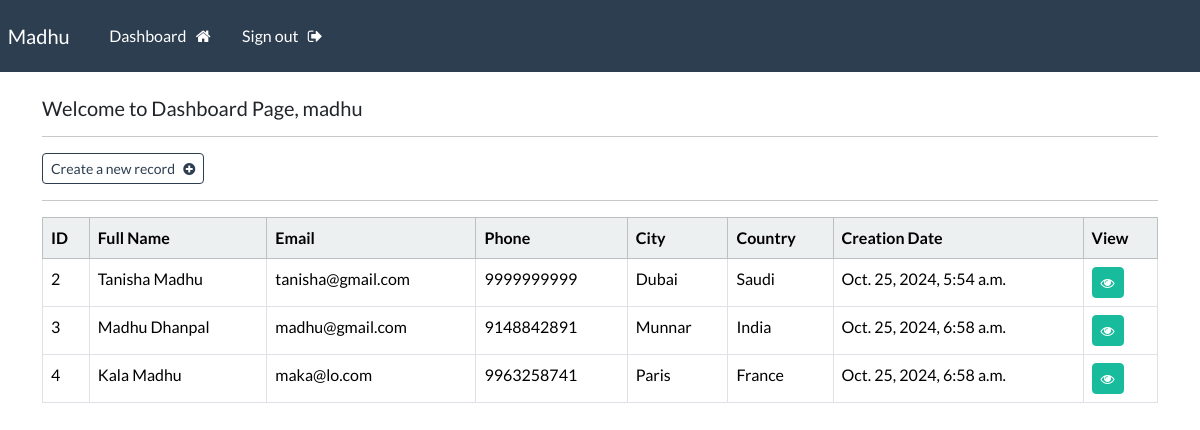
The page /dashboard (signed in) on the database its author committed.
### webapp/models.py (models this page shows, shortened)
class Record(models.Model):
    creation_date = models.DateTimeField(auto_now_add=True)
    first_name = models.CharField(max_length=100)
    last_name = models.CharField(max_length=100)
    email = models.CharField(max_length=100)
    phone = models.CharField(max_length=100)
    city = models.CharField(max_length=100)
    country = models.CharField(max_length=100)

### webapp/views.py (the view)
# urls.py: path('dashboard', views.dashboard, name='dashboard'),
@login_required(login_url='my-login')
def dashboard(request):
    my_records = Record.objects.all()
    context = {'records': my_records}
    return render(request,'webapp/dashboard.html', context=context)

### webapp/templates/webapp/dashboard.html
{% extends 'webapp/base.html' %}
{% block content %}
    <h5>Welcome to Dashboard Page, {{user}}</h5>
    <hr>
    <a class="btn btn-outline-primary btn-sm" href="{% url 'create-record' %}"> Create a new record &nbsp; <i class="fa fa-plus-circle" aria-hidden="true"></i></a>
    <hr>
    <table class="table table-hover table-bordered">
        <thead class="table-light">
            <tr>
                <th scope="col">ID</th>
                <th scope="col">Full Name</th>
                <th scope="col">Email</th>
                <th scope="col">Phone</th>
                <th scope="col">City</th>
                <th scope="col">Country</th>
                <th scope="col">Creation Date</th>
                <th scope="col">View</th>
            </tr>
        </thead>
        <tbody>
            {% if records %}
                {% for record in records %}
                    <tr>
                        <td>{{record.id}}</td>
                        <td>{{record.first_name}} {{record.last_name}}</td>
                        <td>{{record.email}}</td>
                        <td>{{record.phone}}</td>
                        <td>{{record.city}}</td>
                        <td>{{record.country}}</td>
                        <td>{{record.creation_date}}</td>
                        <td> <a class="btn btn-success btn-sm" href="{% url 'record' record.id %}"><i class="fa fa-eye" aria-hidden="true"></i></a> </td>
                    </tr>
                {% endfor %}
            {% endif %}
        </tbody>
    </table>
    <br>
{% endblock %}

### webapp/templates/webapp/base.html (shortened to what this page needs)
{% load static %}
<!DOCTYPE html>
<html lang="en">
<head>
    <link rel="stylesheet" type="text/css" href="https://bootswatch.com/5/flatly/bootstrap.min.css">
    <link rel="stylesheet" type="text/css" href= "{% static 'css/styles.css' %}">
</head>
<body>
     {% include 'webapp/navbar.html'%}
    <div class="container">
        <br>
        {% block content %}
        {% endblock %}
    </div>
    <link rel="stylesheet" href="https://cdnjs.cloudflare.com/ajax/libs/font-awesome/4.7.0/css/font-awesome.min.css">
</body>
</html>

### webapp/templates/webapp/navbar.html (shortened to what this page needs)
<nav class="navbar navbar-expand-lg navbar-dark bg-primary justify-content-center">
    <a class="navbar-brand main-heading" href="{% url '' %}">
      &nbsp; Madhu
    </a>
      <div class="collapse navbar-collapse text-center" id="navbarNavDropdown">
        <ul class="navbar-nav mr-auto">
          {% if user.is_authenticated %}
            <li class="nav-item">
              <a class="nav-link" href="{% url 'dashboard' %}">Dashboard &nbsp; <i class="fa fa-home" aria-hidden="true"></i> </a>
            </li>
            <li class="nav-item">
              <a class="nav-link" href="{% url 'user-logout' %}">Sign out &nbsp; <i class="fa fa-sign-out" aria-hidden="true"></i> </a>
            </li>
        </ul>
        {% endif %}
      </div>
  </nav>

### rows shown on the page
Record: id "2", first_name "Tanisha", last_name "Madhu", email "tanisha@gmail.com", phone "9999999999", city "Dubai", country "Saudi", creation_date "Oct. 25, 2024, 5:54 a.m."
Record: id "3", first_name "Madhu", last_name "Dhanpal", email "madhu@gmail.com", phone "9148842891", city "Munnar", country "India", creation_date "Oct. 25, 2024, 6:58 a.m."
Record: id "4", first_name "Kala", last_name "Madhu", email "maka@lo.com", phone "9963258741", city "Paris", country "France", creation_date "Oct. 25, 2024, 6:58 a.m."

### other values the page prints
{{ user }} "madhu"
